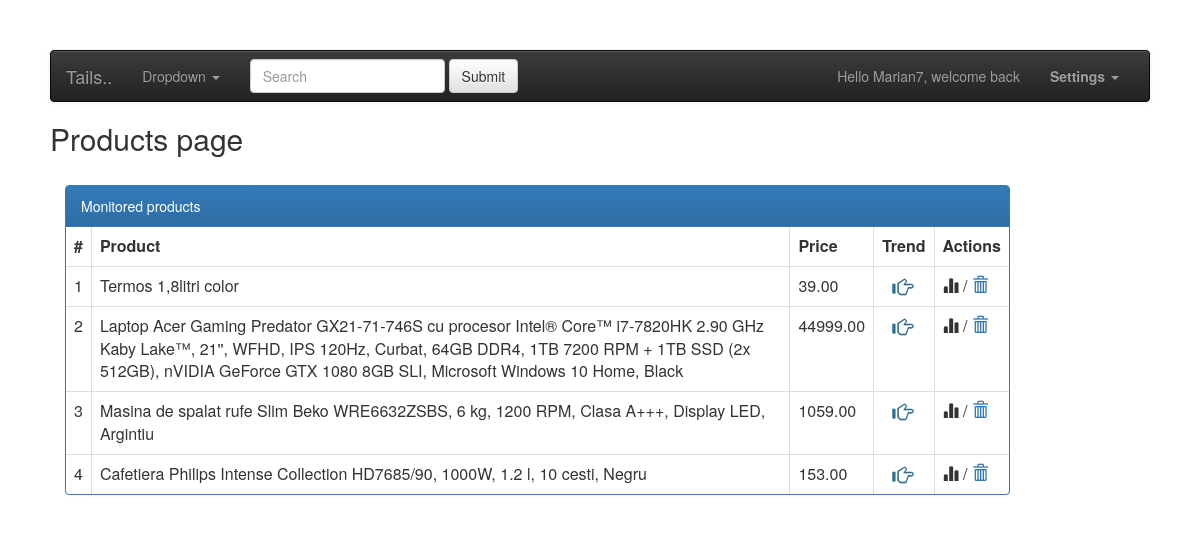
The app's page /get-tails/ (signed in) with its own data.
### TailedProducts/models.py (models this page shows, shortened)
class Product(models.Model):
    name = models.CharField(max_length=150)
    url = models.TextField()
    shop = models.CharField(max_length=50)

class ProductPrice(models.Model):
    product = models.ForeignKey(Product, default=1)
    date = models.DateField(auto_now=True)
    price = models.DecimalField(max_digits=10, decimal_places=2)

### PriceTrail/views.py (the view)
# urls.py: url(r'^get-tails/$', my_tails, name='get-tail'),
@login_required
def my_tails(request):
    user_products = UserToProduct.objects.filter(user__exact=request.user.id).values('product_id')
    products = Product.objects.filter(id__in=user_products)
    display_products = []
    idx = 1
    for product in products:
        prod = DisplayProduct()
        prod.name = product.name
        prod.url = product.url
        prod.shop = product.shop
        prod.id = product.id
        prod.idx = idx
        idx += 1
        display_products.append(prod)
        product_prices = ProductPrice.objects.filter(product_id__exact=product.id)
        if product_prices.count() > 1:
            last_price = product_prices[0].price
            for prod_price in product_prices:
                price = prod_price.price
                if last_price > price:
                    prod.trend = "DESC"
                elif last_price < price:
                    prod.trend = "ASC"
                else:
                    prod.trend = "EQ"
                prod.price = price
                last_price = price
        elif product_prices.count() == 1:
            prod.price = product_prices[0].price
        else:
            prod.price = -1
            prod.trend = "NO RECORD"
    return render(request, 'my-tails.html', {'data': display_products})

### templates/my-tails.html (shortened to what this page needs)
{% extends 'base.html' %}
{% block content %}
  <h2>Products page {{ current_user }}</h2>
  <div class="container">
	<div class="row">
	<br>
        <div class="col-sm-10">
            <div class="panel panel-primary">
              <div class="panel-heading">Monitored products</div>
              <table class="table table-bordered">
                <thead>
                  <tr>
                    <th>#</th>
                    <th>Product</th>
                    <th>Price</th>
                    <th>Trend</th>
                    <th>Actions</th>
                  </tr>
                </thead>
                <tbody>
                    {% for item in data %}
                        <tr>
                            <td>{{item.idx}}</td>
                            <td>{{item.name}}</td>
                            <td>{{item.price}}</td>
                            {% if item.trend == "ASC" %}
                            <td><span class="glyphicon glyphicon-hand-up text-danger"></span></td>
                            {% elif item.trend == "DESC" %}
                            <td><span class="glyphicon glyphicon-hand-down text-success"></span></td>
                            {% else %}
                            <td><span class="glyphicon glyphicon-hand-right text-info"></span></td>
                            {% endif %}
                            <td> <span class="glyphicon glyphicon-stats"></span> /
                                <a href="/delete-tail/{{item.id}}"><span class="glyphicon glyphicon-trash"></span> </a></td>
                        </tr>
                    {% endfor %}
                </tbody>
              </table>
            </div>
          </div>
	</div>
</div>
{% endblock %}

### templates/base.html (shortened to what this page needs)
{% load staticfiles %}
<html>
    <head>
        <link rel="stylesheet" href="//maxcdn.bootstrapcdn.com/bootstrap/3.2.0/css/bootstrap.min.css">
        <link rel="stylesheet" href="//maxcdn.bootstrapcdn.com/bootstrap/3.2.0/css/bootstrap-theme.min.css">
        <link rel="stylesheet" href="{% static 'css/reg-style.css' %}">
        <link rel="stylesheet" href="{% static 'css/style.css' %}">
    </head>
    <body>
        <nav class="navbar navbar-default navbar-inverse" role="navigation">
          <div class="container-fluid">
            <div class="navbar-header">
              <a class="navbar-brand" href="/">Tails..</a>
            </div>
            <div class="collapse navbar-collapse" id="bs-example-navbar-collapse-1">
                {% if user.is_authenticated %}
                      <ul class="nav navbar-nav">
                        <li class="dropdown">
                          <a href="#" class="dropdown-toggle" data-toggle="dropdown">Dropdown <span class="caret"></span></a>
                        </li>
                      </ul>
                {% endif %}
              <form class="navbar-form navbar-left" role="search">
                <div class="form-group">
                  <input type="text" class="form-control" placeholder="Search">
                </div>
                <button type="submit" class="btn btn-default">Submit</button>
              </form>
              <ul class="nav navbar-nav navbar-right">
                  {% if not user.is_authenticated %}
                    <li><p class="navbar-text">Already have an account?</p></li>
                    <li class="dropdown">
                      <a href="#" class="dropdown-toggle" data-toggle="dropdown"><b>Login</b> <span class="caret"></span></a>
                        <ul id="login-dp" class="dropdown-menu">
                            <li>
                                 <div class="row">
                                        <div class="col-md-12">
                                            Login
                                            <br>
                                            <form class="form" role="form" method="post" action="{% url 'login' %}" accept-charset="UTF-8" id="login-form">
                                                    {% csrf_token %}
                                                    <div class="form-group">
                                                         <label class="sr-only" for="id_username">Username</label>
                                                         <input class="form-control" name="username" id="id_username" placeholder="Username" required>
                                                    </div>
                                                    <div class="form-group">
                                                         <label class="sr-only" for="id_password">Password</label>
                                                         <input type="password" class="form-control" name="password" id="id_password" placeholder="Password" required>
                                                    </div>
                                                    <div class="form-group">
                                                         <button type="submit" class="btn btn-primary btn-block">Sign in</button>
                                                    </div>
                                                    <input type="hidden" name="next" value="{{ home }}" />
                                             </form>
                                        </div>
                                        <div class="bottom text-center">
                                            No account ? <a href="/registration"><b>Register</b></a>
                                        </div>
                                 </div>
                            </li>
                        </ul>
                    </li>
                  {% else %}
                    <li><p class="navbar-text">Hello {{ user.username }}, welcome back</p></li>
                    <li class="dropdown">
                      <a href="#" class="dropdown-toggle" data-toggle="dropdown"><b>Settings</b> <span class="caret"></span></a>
                    </li>
                  {% endif %}
              </ul>
            </div>
          </div>
        </nav>
        {% block content %}{% endblock %}
    </body>
</html>

### static/css/reg-style.css (style rules this page uses)
body { padding-top: 90px; }

### static/css/style.css (style rules this page uses)
body { background:url('http://www.wallpaperup.com/uploads/wallpapers/2012/10/21/20181/cad2441dd3252cf53f12154412286ba0.jpg'); padding:50px; }
.glyphicon.glyphicon-hand-right { font-size: 20px; left: 10px; top: 2px; }

### records on screen
Product: name "Termos 1,8litri color"
ProductPrice: price "39.00"
Product: name "Laptop Acer Gaming Predator GX21-71-746S cu procesor Intel® Core™ i7-7820HK 2.90 GHz Kaby Lake™, 21'', WFHD, IPS 120Hz, Curbat, 64GB DDR4, 1TB 7200 RPM + 1TB SSD (2x 512GB), nVIDIA GeForce GTX 1080 8GB SLI, Microsoft Windows 10 Home, Black"
ProductPrice: price "44999.00"
Product: name "Masina de spalat rufe Slim Beko WRE6632ZSBS, 6 kg, 1200 RPM, Clasa A+++, Display LED, Argintiu"
ProductPrice: price "1059.00"
Product: name "Cafetiera Philips Intense Collection HD7685/90, 1000W, 1.2 l, 10 cesti, Negru"
ProductPrice: price "153.00"

### other values on screen
{{ user.username }} "Marian7"
{{ item.idx }} "1" "2" "3" "4"
